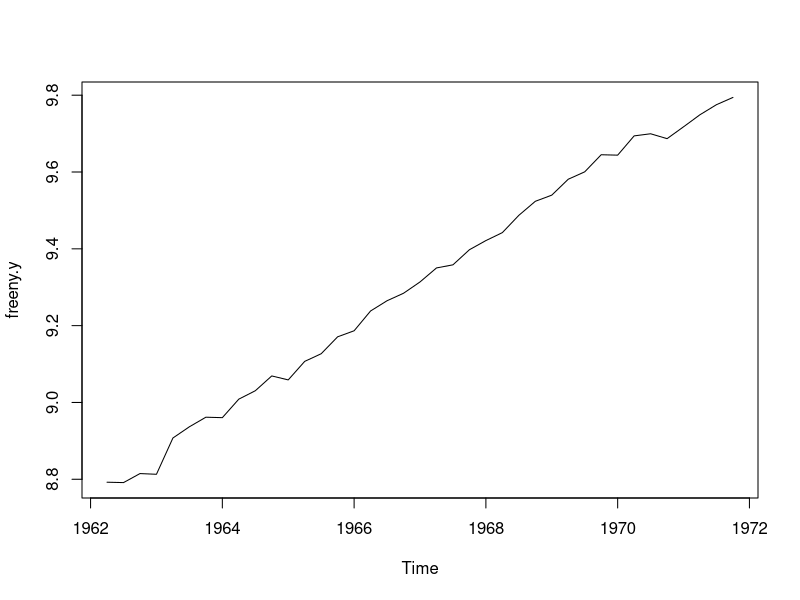
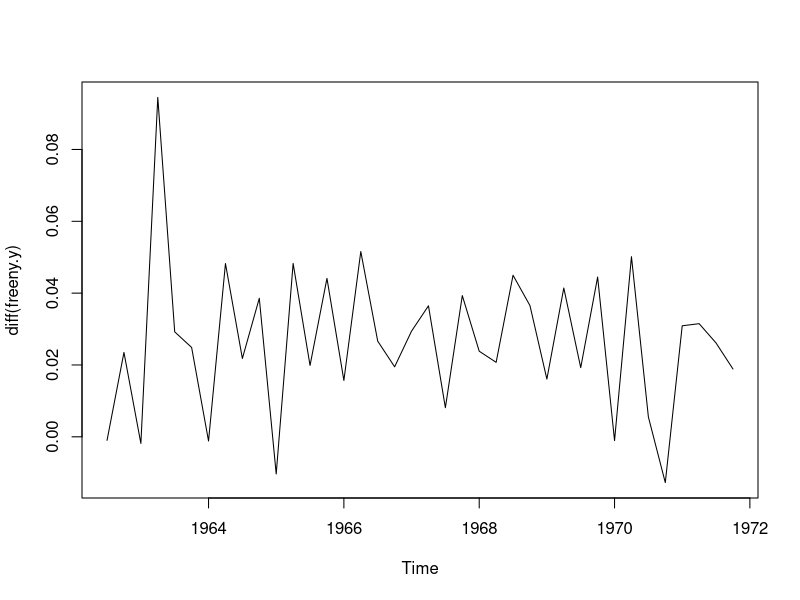
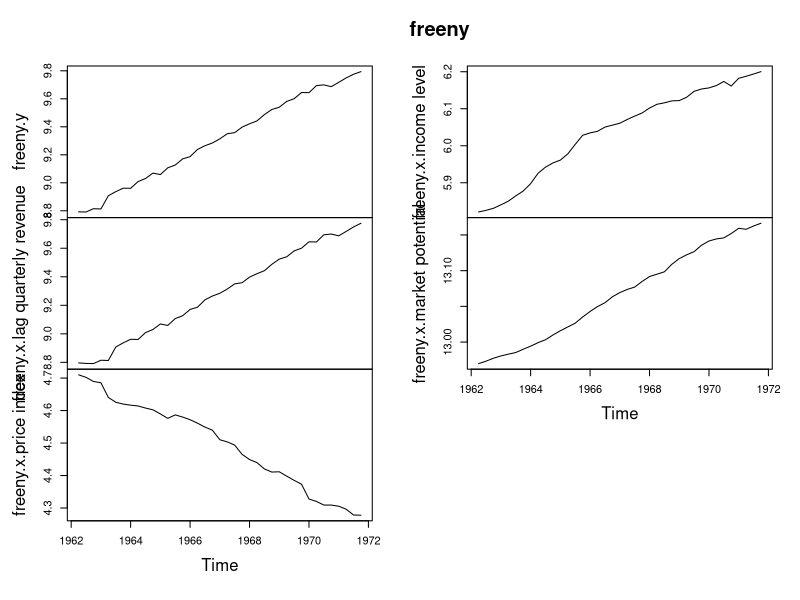
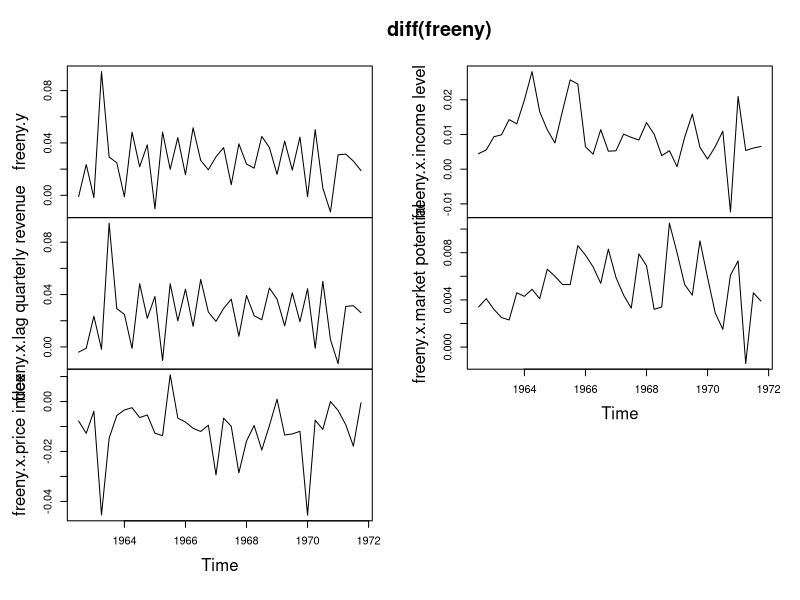

Write R code to recreate these figures, in order.
############################################
# Data Science Training
# Solution to the In-Class Exercises of
# Course 1 Session 1
############################################

#****************************
### In-Class Exercise 1 -----
#****************************

# (a) Generate an arbitrary numeric vector "v" and an integer vector "vi" of length 5 using the c() function
v <- c(1.4, 3.5, 456.6, 3.4, 3.3)
vi <- c(3L, 5L, 1L, 1000L, 46L)

# (b) Check the mode and the storage type of the vectors using mode(), typeof() and the corresponding is._() functions
mode(v)
mode(vi)
typeof(v)
typeof(vi)
is.numeric(v)
is.numeric(vi)
is.double(v)
is.double(vi)
is.integer(v)
is.integer(vi)

# (c) Check the structure with str() and the length of the vectors with length()
str(v)
str(vi)
length(v)
length(vi)

# (d) Replace "vi" with an integer sequence of values from 1 to 10 in steps of 2, using the seq() function
vi <- seq(1L, 10L, 2L)
vi

# (e) remove "v" and "vi" using rm()
rm(v, vi)


#****************************
### In-Class Exercise 2 -----
#****************************

# Problem 1: Consider two vectors of the weight and height of 5 people
weights <- c(80.5, 63.9, 75.3, 68.1, 79.3) # weights in kg
heights <- c(1.94, 1.80, 1.75, 1.71, 1.85) # heights in m

# (a) calculate the Body Mass Index, BMI = weight divided by the square of height, save it in a vector called "bmi"
bmi <- weights / heights^2
bmi

# (b) Compute the mean, median and standard deviation of the BMI's
mean(bmi)
median(bmi)
sd(bmi)

# (c) Sort the BMI values, and compute the order of them
sort(bmi)
order(bmi)

# (d) round the BMI values to the full integer, and compute a frequency table of them
table(round(bmi))

# (e) look up the documentation of the trunc() function. When do floor() and trunc() give different results?
?trunc
floor(1.5); trunc(1.5)
floor(-1.5); trunc(-1.5)

# (f) The R-Squared is a popular statistic for the goodness of fit of a regression model. 
#     Compute the R-Squared of the regression of weights on heights using the cor() function. 
cor(weights, heights)^2
summary(lm(weights ~ heights)) # Check with lm

# Problem 2: Consider three vectors of standardized characteristics of people
p1 <- c(0.06843254, -0.13153881,  0.76021149,  0.7880306775)
p2 <- c(0.79301235, -0.13153881,  0.81685914,  1.0504160307)
p3 <- c(1.03453895, -0.13153881,  0.81685914,  1.4439940605)

# (a) Use the Euclidian Distance = The square root of the sum of the squared differences between the vector elements
#     to compare person 1 to person 2 and person 3. Which of the two persons is more similar to person 1?
sqrt(sum((p1 - p2)^2)) # Person 2 is more similar to person 1, the Euclidian Distance is smaller.
sqrt(sum((p1 - p3)^2))

# (b) check your results against the following code
dist(rbind(p1, p2, p3))

# (c) Do another comparison of p1 with p2 and p3 by computing the correlation between them. 
#     Do you get the same result as from your distance calculation?
cor(p1, p2)
cor(p1, p3)

# (d) Consider these versions of p2 where some strange values are inserted. 
#     Compute the Euclidian distance between p1 and p2 as in part (a) for each p2 below and make sure you understand the outcome
p2 <- c(0.79301235, -0.13153881,  NA,  1.0504160307)
sqrt(sum((p1 - p2)^2)) # NA propagates
p2 <- c(0.79301235, -0.13153881,  -Inf,  1.0504160307)
sqrt(sum((p1 - p2)^2)) # As (-Inf)^2 = Inf
p2 <- c(0.79301235, -0.13153881,  NULL,  1.0504160307)
sqrt(sum((p1 - p2)^2)) # Warning because NULL is removed from the vector, so p2 is shorter than p1


#****************************
### In-Class Exercise 3 -----
#****************************

# Consider The following vector of 4 Ugandan districts
districts <- c(" Abim.", "bulisa", "MUKONO? ", "   Arua__")

# (a) Remove all leading and trailing white space, save your result replacing districts
districts <- trimws(districts)

# (b) remove all irregular characters (".", "?" and "__"). Note that you have to escape some characters by preceding them with "\\" 
districts <- gsub("\\.|\\?|_", "", districts)

# (c) Turn all strings into upper case letters
districts <- toupper(districts)

# (d) Now capitalize only the first letter using the function tools::toTitleCase()
districts <- tools::toTitleCase(tolower(districts))

# (e) Check the number of characters in each district name, and which names start with "A"
nchar(districts)
startsWith(districts, "A")

# (f) Sort the cleaned districts in descending alphabetic order
sort(districts, decreasing = TRUE)


#****************************
### In-Class Exercise 4 -----
#****************************

# Problem 1: Consider again the vector of weights used earlier
weights <- c(80.5, 63.9, 75.3, 68.1, 79.3) # weights in kg

# (a) Get the weight of the second and 4th person using integers, and again using a logical statement
weights[c(2L, 4L)]
weights[weights < 70]

# (b) Get the weight of all but the second and 4th persons using integers, and again using a logical statement
weights[-c(2L, 4L)] # Or:
weights[c(1L, 3L, 5L)]
weights[weights > 70]

# Problem 2: Consider the following integer vector
z <- c(1L, 4L, 6L)

# (a) create a logical vector of length 10 that has TRUE in the elements given by z
lv <- logical(10L)
lv[z] <- TRUE
lv

# (b) Get z back again from the logical vector created in part (a)
which(lv)
z


#****************************
### In-Class Exercise 5 -----
#****************************

# Problem 1: Consider again the vector of weights used earlier
weights <- c(80.5, 63.9, 75.3, 68.1, 79.3)        # weights in kg
persons <- c("Dan", "Paul", "Anna", "Tim", "Tom") # names of the persons

# (a) assign the person names to the weights vector, and get the weight of Paul
names(weights) <- persons
weights

# (b) compare the weight of paul to the weights of Tim and Tom
weights["Paul"] < weights[c("Tim", "Tom")]

# Problem 2: consider the following vector
k <- c("Yes", "Yes", "No", "Yes", "Don't Know", "No")

# (a) Coerce it to a factor, examine the structure of the factor
k <- as.factor(k) # or k <- factor(k)
str(k)

# (b) Get the levels, number of levels, and compute a frequency table for the levels
levels(k)  # or attr(k, "levels")
nlevels(k) # or length(levels(k))
table(k)

# (c) Coerce the factor to integer
as.integer(k)

# (d) Coerce the factor to character using as.character
as.character(k)

# (e) Manually coerce the factor to character using the integer values and the levels. 
kchar <- levels(k)[as.integer(k)]
kchar

# (f) Manually recreate the factor from the character vector using using match(), sort() and unique()
suk <- sort(unique(kchar))
kfac <- match(kchar, suk)
levels(kfac) <- suk # or attr(kfac, "levels") <- suk
class(kfac) <- "factor"
kfac
identical(kfac, k)


#****************************
### In-Class Exercise 6 -----
#****************************

# In this exercise we will use some data in matrix form built into R
data() # This shows all datasets built into R

# Problem 1: Consider this matrix of US personal expenditures
USPersonalExpenditure
upe <- USPersonalExpenditure # Just using a more convenient name

# (a) See its structure using str(), look at it in the data viewer using View(), compute the dimensions using dim()
str(upe)
is.matrix(upe)
View(upe)
dim(upe)

# (b) Get the health and private education expenditure for 1940, 1950 and 1960, using both names and indices
upe[c("Medical and Health", "Private Education"), c("1940", "1950", "1960")]
upe[c(3L, 5L), c(1L, 3L, 5L)]
upe[c(3L, 5L), c("1940", "1950", "1960")]

# (c) Compute the total expenditure in each year, and the average expenditure per item over time
colSums(upe)
rowMeans(upe)

# (d) Compute the share of different items in total consumption in each year
upes <- t(t(upe) / colSums(upe)) # Recall that arithmetic operations divide each column of the matrix with a vector. We need to divide each row.
colSums(upes)
upe / outer(rep(1L, nrow(upe)), colSums(upe)) # More efficient alternative, but more difficult to code

# (e) Compute the standard deviation in the consumption share of each item over time
apply(upes, 1L, sd)

# Bonus: These are some similar matrices that come with R, explore them using the tools shown above
VADeaths
state.x77

# Problem 2: Consider this time series of US quarterly log revenue from (1962,2Q) to (1971,4Q).
freeny.y

# (a) Look it up in the documentation, see the structure of it. and plot it using plot()
?freeny.y
str(freeny.y)
is.matrix(freeny.y)
plot(freeny.y)

# (b) Plot the first difference of it using diff()
plot(diff(freeny.y))

# (c) Consider this matrix of explanatory variables (view it, see the structure)
freeny.x
View(freeny.x)
str(freeny.x)

# (d) Create a matrix 'freeny' combining freeny.y and freeny.x
freeny <- cbind(freeny.y, freeny.x)
freeny
plot(freeny)
plot(diff(freeny))

# (e) Compute the correlations of the variables in the matrix, in levels and first-differences
round(cor(freeny), 2L)
round(cor(diff(freeny)), 2L)

# (f) Manually regress freeny.y on freeny.x, after adding an intercept column to freeny.x. 
#     Note that that OLS coefficients are computed as: (X'X)^(-1)X'y
X <- cbind(Intercept = 1, freeny.x)
solve(t(X) %*% X) %*% t(X) %*% freeny.y     # Estimating OLS coefficients manually
solve(crossprod(X), crossprod(X, freeny.y)) # More efficient way to write the same thing

# (g) Compare your coefficients to those reported by R's linear modeling command:
lm(freeny.y ~ freeny.x)
summary(lm(freeny.y ~ freeny.x))


#****************************
### In-Class Exercise 7 -----
#****************************

# This recreates ml
econ_score <- c(75.4, 80.1, 85.8)
math_score <- c(72.5, 67.6, 80.9)
m <- cbind(econ_score, math_score) 
rownames(m) <- c("bob", "paul", "ashley")
ml <- list(`2010` = m + rnorm(6L), 
           `2011` = m, 
           `2012` = m + rnorm(6L))

# Consider the list ml created above
str(ml)

# (a) Add scores for the year 2013 in a similar way I created them for 2012, look up the rnorm function. 
ml$`2013` <- m + rnorm(6L)
ml[["2013"]] <- m + rnorm(6L) # Same thing

# (b) Look at the structure of the list, view it in the data viewer, and print the scores for 2012 and 2013
str(ml)
str(ml, give.attr = FALSE) # More compact: does not print attributes
View(ml)
ml[c("2012", "2013")] # Or: 
ml[3:4]

# (c) Compute the average math and econ score and the average score for each student in each year using lapply()
avg_score <- lapply(ml, colMeans)
avg_student <- lapply(ml, rowMeans)

# (d) Simplify your calculation result from part (c) using simplify2array
simplify2array(avg_score)
do.call(cbind, avg_score) # Actually for a list of vectors do.call(cbind, ...) retains the names of the list and is the more efficient way to do this
do.call(cbind, avg_student)

# (e) Do steps (c) and (d) in one step using the sapply function. Look it up in the documentation
?sapply
sapply(ml, colMeans)
sapply(ml, rowMeans)

# (f) Delete the matrices for 2010 and 2013 from the ml list. 
ml[c("2010", "2013")] <- NULL
str(ml)


#****************************
### In-Class Exercise 8 -----
#****************************

# Consider the following dataset. 
esoph
?esoph

# (a) Examine it's structure and summarize it using summary()
str(esoph)
View(esoph)
summary(esoph)

# (b) Compute the percentage of cancer cases on the dataset
esoph <- transform(esoph, perc_cases = ncases / (ncases + ncontrols) * 100)

# (c) Subset the dataset to display only the 25-34 and 35-44 year olds with both above average alcohol and tobacco consumption
subset(esoph, agegp %in% c("25-34", "35-44") &
              alcgp %in% c("80-119", "120+") & 
              tobgp %in% c("20-29", "30+"))
# Alternative ways, using the fact that factors have integers underlying the levels
subset(esoph, agegp %in% c("25-34", "35-44") &
              unclass(alcgp) > 2L & 
              unclass(tobgp) > 2L)
subset(esoph, agegp %in% c("25-34", "35-44") &
              unclass(alcgp) > mean(unclass(alcgp)) & 
              unclass(tobgp) > mean(unclass(tobgp)))

# (d) Repeat the exercise in part (c), now with the people older than 65. What do you notice?
subset(esoph, agegp %in% c("65-74", "75+") &
              alcgp %in% c("80-119", "120+") & 
              tobgp %in% c("20-29", "30+"))

# (e) Make a copy of the dataset where you have coerced all factors to integer, and compute a correlation matrix of the variables. What do you notice?
esoph_copy <- esoph
esoph_copy[1:3] <- lapply(esoph_copy[1:3], as.integer)
round(cor(esoph_copy), 2L)

# (f) Using lm(), and the data from part (e), run a regression of he percentage of cases on agregp, alcgp, tobgp. 
#     Use summary() to summarize the model and interpret the results.
mod1 <- lm(perc_cases ~ agegp + alcgp + tobgp, data = esoph_copy)
summary(mod1)

# (g) Repeat part (f) using the original data. How do you interpret the results?
mod2 <- lm(perc_cases ~ agegp + alcgp + tobgp, data = esoph)
summary(mod2)

# (h) Repeat part (g), now using an interaction between alcgp and tobgp using alcgp:tobgp. How do you interpret the results?
mod3 <- lm(perc_cases ~ agegp + alcgp:tobgp, data = esoph)
summary(mod3)

# (i) Repeat part (h), now using a full interaction between alcgp and tobgp using alcgp * tobgp. How do you interpret the results?
mod4 <- lm(perc_cases ~ agegp + alcgp*tobgp, data = esoph)
summary(mod4)

# Extra: More datasets to explore:
longley
infert
USJudgeRatings
USArrests
iris

